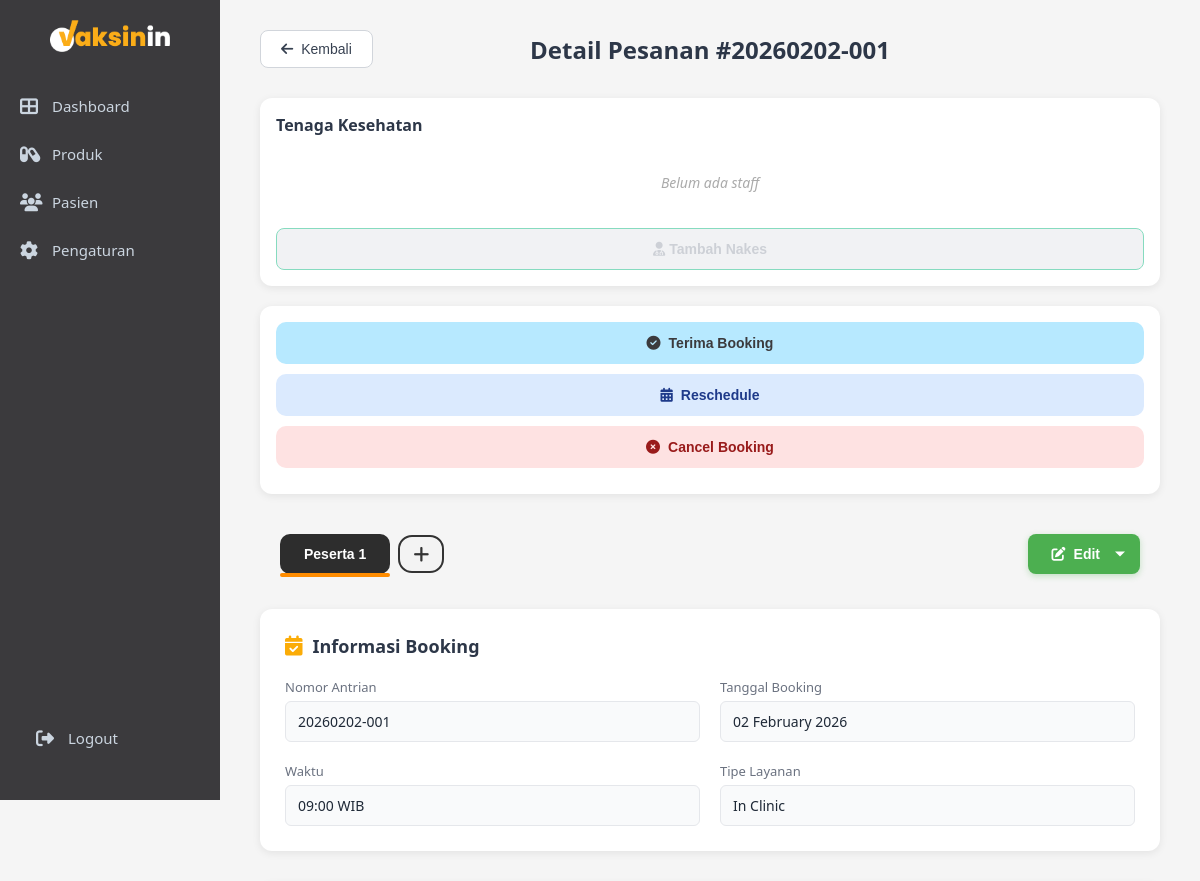
/admin/booking_detail.php?id=86 (upper part), run on an earlier commit of the app's database.
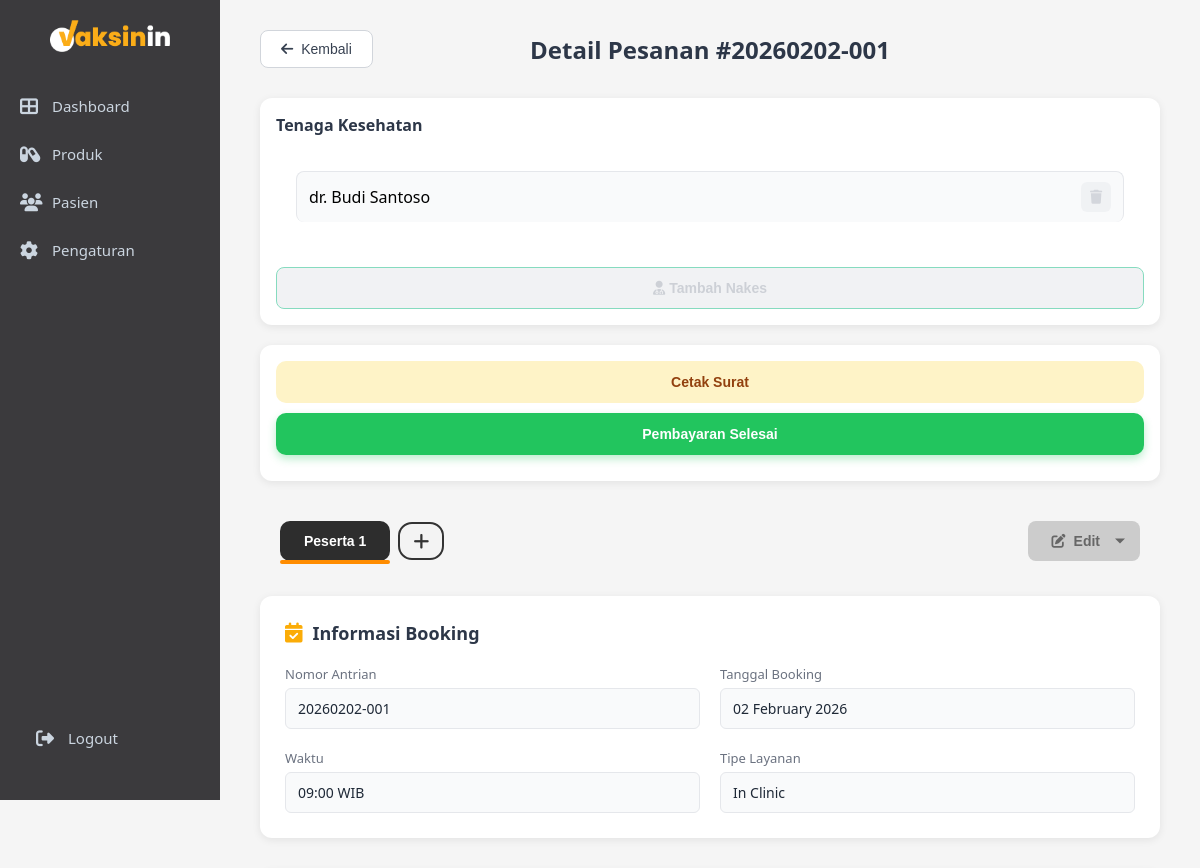
And on a later commit of the database.
### tables this page shows
CREATE TABLE `bookings` (
  `id` int NOT NULL,
  `parent_id` int DEFAULT NULL,
  `patient_id` int NOT NULL,
  `service_type` enum('Home Service','In Clinic') NOT NULL,
  `nomor_antrian` varchar(20) NOT NULL,
  `tanggal_booking` date NOT NULL,
  `waktu_booking` time NOT NULL,
  `status` enum('pending','confirmed','completed','cancelled') DEFAULT 'pending',
  `catatan` text,
  `created_at` datetime NOT NULL,
  `updated_at` datetime DEFAULT CURRENT_TIMESTAMP ON UPDATE CURRENT_TIMESTAMP,
  `doctor_id` int DEFAULT NULL,
  `payment_status` enum('unpaid','paid') DEFAULT 'unpaid',
  `tindakan_selesai` tinyint(1) DEFAULT '0'
);

CREATE TABLE `staff` (
  `id` int NOT NULL,
  `nama_lengkap` varchar(150) NOT NULL,
  `gelar` varchar(50) DEFAULT NULL,
  `sip` varchar(50) DEFAULT NULL,
  `role` enum('dokter','perawat','admin') NOT NULL,
  `created_at` timestamp NOT NULL DEFAULT CURRENT_TIMESTAMP
);

### admin/booking_detail.php (the view, shortened to what the changed rows need)
<?php
include "../config.php";
$booking_id = isset($_GET['id']) ? intval($_GET['id']) : 0;
$sql = "
SELECT
    b.id AS booking_id,
    b.*,
    p.id AS patient_id,
    p.*
FROM bookings b
JOIN patients p ON b.patient_id = p.id
WHERE b.id = ? OR b.parent_id = ?
ORDER BY CASE WHEN b.id = ? THEN 0 ELSE 1 END
";
$stmt = $conn->prepare($sql);
$stmt->bind_param("iii", $booking_id, $booking_id, $booking_id);
$stmt->execute();
$participants = $stmt->get_result()->fetch_all(MYSQLI_ASSOC);
$booking = $participants[0];
$sql_staff = "
    SELECT s.id, s.nama_lengkap, s.gelar, s.role
    FROM booking_staff bs
    JOIN staff s ON bs.staff_id = s.id
    WHERE bs.booking_id = ?
";
$stmt_staff = $conn->prepare($sql_staff);
$stmt_staff->bind_param("i", $booking_id);
$stmt_staff->execute();
$staffs = $stmt_staff->get_result();
$disable_accept = ($booking['status'] !== 'pending');
?>
<!DOCTYPE html>
<html lang="id">
<head>
    <link rel="stylesheet" href="css/admin.css">
    <link rel="stylesheet" href="css/detail.css">
    <link rel="stylesheet" href="css/reschedule.css">
    <link rel="stylesheet" href="css/sidebar-toggle.css">
    <link rel="stylesheet" href="https://cdnjs.cloudflare.com/ajax/libs/font-awesome/6.4.0/css/all.min.css">
</head>
<body>
    <div class="main-content">
        <div class="detail-header">
            <button onclick="window.location.href='dashboard.php'" class="btn-back">
                <i class="fas fa-arrow-left"></i> Kembali
            </button>
            <h1>Detail Pesanan #<?php echo $booking['nomor_antrian']; ?></h1>
        </div>
        <div class="detail-layout">
            <div class="detail-container">
                <div class="tabs-container">
                    <div class="participant-tabs">
                        <?php foreach ($participants as $index => $p): ?>
                            <button
                                class="participant-tab <?= $index == 0 ? 'active' : '' ?>"
                                onclick="showParticipant(<?= $index ?>)">
                                Peserta <?= $index + 1 ?>
                            </button>
                        <?php endforeach; ?>
                        <button class="participant-tab add" onclick="addParticipant()">
                            <i class="fas fa-plus"></i>
                        </button>
                    </div>
                    <div class="edit-button-container">
                        <?php if ($booking['status'] == 'completed' || $booking['status'] == 'cancelled' || $booking['payment_status'] == 'paid'): ?>
                            <button class="btn-edit disabled"
                                    disabled
                                    title="Data sudah selesai, tidak bisa diedit">
                                <i class="fas fa-edit"></i> Edit
                            </button>
                        <?php else: ?>
                            <div class="edit-wrapper">
                                <button class="btn-edit" id="btnEditMain">
                                    <i class="fas fa-edit"></i> Edit
                                </button>
                            </div>
                        <?php endif; ?>
                    </div>
                </div>
                <div class="detail-section">
                    <h2><i class="fas fa-calendar-check"></i> Informasi Booking</h2>
                    <div class="detail-grid">
                        <div class="detail-item">
                            <label>Nomor Antrian</label>
                            <p><?php echo htmlspecialchars($booking['nomor_antrian']); ?></p>
                        </div>
                        <div class="detail-item">
                            <label>Tanggal Booking</label>
                            <p><?php echo date('d F Y', strtotime($booking['tanggal_booking'])); ?></p>
                        </div>
                        <div class="detail-item">
                            <label>Waktu</label>
                            <p><?php echo substr($booking['waktu_booking'], 0, 5); ?> WIB</p>
                        </div>
                        <div class="detail-item">
                            <label>Tipe Layanan</label>
                            <p><?php echo htmlspecialchars($booking['service_type']); ?></p>
                        </div>
                    </div>
                </div>
            </div>
            <div class="detail-right">
                <div class="side-card">
                    <div class="side-body">
                        <?php if($staffs->num_rows > 0): ?>
                            <?php while($s = $staffs->fetch_assoc()): ?>
                                <div class="staff-item" id="staff-<?= $s['id'] ?>">
                                    <span><?= htmlspecialchars($s['gelar'].' '.$s['nama_lengkap']); ?></span>
                                    <?php if (
                                        $booking['payment_status'] == 'unpaid' &&
                                        !in_array($booking['status'], ['cancelled', 'completed'])
                                    ): ?>
                                        <button class="btn-delete-staff"
                                                onclick="removeStaff(<?= $booking_id ?>, <?= $s['id'] ?>)"
                                                title="Hapus">
                                            <i class="fas fa-trash"></i>
                                        </button>
                                    <?php else: ?>
                                        <button class="btn-delete-staff"
                                                disabled
                                                title="Tidak bisa menghapus dokter karena pesanan sudah dibayar / dibatalkan / selesai"
                                                style="opacity:0.4; cursor:not-allowed;">
                                            <i class="fas fa-trash"></i>
                                        </button>
                                    <?php endif; ?>
                                </div>
                            <?php endwhile; ?>
                        <?php else: ?>
                            <span class="empty-text">Belum ada staff</span>
                        <?php endif; ?>
                    </div>
                </div>
                <div class="side-card action-buttons">
                <?php if ($booking['status'] == 'pending'): ?>
                    <button class="btn-accept"
                            onclick="openAddDoctorPopup()"
                            <?= $disable_accept ? 'disabled style="opacity:0.5; cursor:not-allowed;"' : '' ?>>
                        <i class="fas fa-check-circle"></i> Terima Booking
                    </button>
                    <button type="button" class="btn-reschedule" onclick="openRescheduleModal()">
                        <i class="fas fa-calendar-alt"></i> Reschedule
                    </button>
                    <button id="btn-cancel" class="btn-cancel"
                            onclick="cancelBooking(this, <?= $booking_id ?>)">
                        <i class="fas fa-times-circle"></i> Cancel Booking
                    </button>
                <?php elseif ($booking['status'] == 'completed'): ?>
                    <button class="btn-print" onclick="openCetakSuratPopup()">
                        Cetak Surat
                    </button>
                    <button class="btn-payment"
                            onclick="window.location.href='pembayaran.php?id=<?= $booking_id ?>'">
                        Pembayaran Selesai
                    </button>
                <?php endif; ?>
                </div>
            </div>
        </div>
    </div>
</body>
</html>

What changed in the data, as far as the page shows it:
changed bookings "In Clinic": status "pending" → "completed" (drawn); tindakan_selesai 0 → 1 (drawn)
now on this page (row unchanged): staff: gelar+nama_lengkap "dr. Budi Santoso"
Also different on the page:
text no longer shown: "Belum ada staff Terima Booking Reschedule Cancel Booking"
text now shown: "Cetak Surat Pembayaran Selesai"
